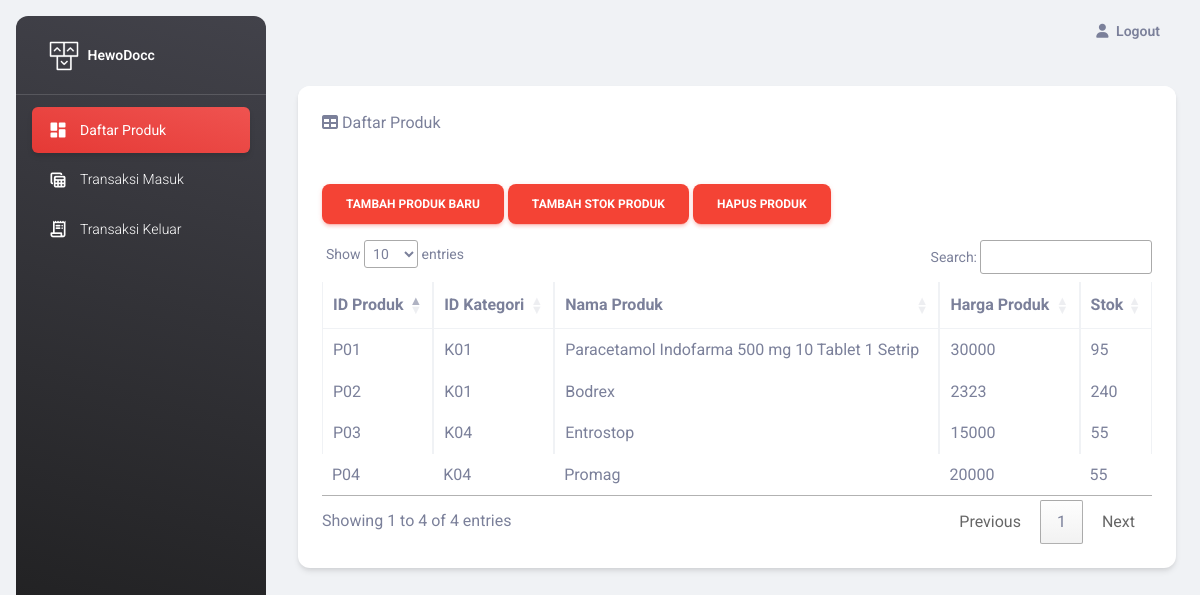
The app's page /pages/dbAdmin.php (signed in) with its own data.
### tables this page shows
CREATE TABLE `produk` (
  `idProduk` varchar(11) NOT NULL,
  `idType` varchar(11) NOT NULL,
  `nama` varchar(50) NOT NULL,
  `harga` int(11) NOT NULL,
  `stok` int(11) NOT NULL,
  `gambar` varchar(255) NOT NULL
);

### pages/dbAdmin.php (the view, shortened to what this page needs)
<?php
require 'fungsiadmin.php';
?>
<!DOCTYPE html>
<html lang="en">
<head>
  <link href="../assets/css/nucleo-icons.css" rel="stylesheet" />
  <link href="../assets/css/nucleo-svg.css" rel="stylesheet" />
  <link id="pagestyle" href="../assets/css/material-dashboard.css?" rel="stylesheet" />
  <link rel="stylesheet" type="text/css" href="https://cdn.datatables.net/1.11.3/css/jquery.dataTables.css">
</head>
<body class="g-sidenav-show  bg-gray-200">
  <aside
    class="sidenav navbar navbar-vertical navbar-expand-xs border-0 border-radius-xl my-3 fixed-start ms-3   bg-gradient-dark"
    id="sidenav-main">
    <div class="sidenav-header">
      <a class="navbar-brand m-0" href="#" target="_blank">
        <img src="../assets/img/logo-ct.png" class="navbar-brand-img h-100" alt="main_logo">
        <span class="ms-1 font-weight-bold text-white">HewoDocc</span>
      </a>
    </div>
    <hr class="horizontal light mt-0 mb-2">
    <div class="collapse navbar-collapse  w-auto  max-height-vh-100" id="sidenav-collapse-main">
      <ul class="navbar-nav">
        <li class="nav-item">
          <a class="nav-link text-white active bg-gradient-danger" href="../pages/dbAdmin.php">
            <div class="text-white text-center me-2 d-flex align-items-center justify-content-center">
              <i class="material-icons opacity-10">dashboard</i>
            </div>
            <span class="nav-link-text ms-1">Daftar Produk</span>
          </a>
        </li>
        <li class="nav-item">
          <a class="nav-link text-white " href="../pages/masuk.php">
            <div class="text-white text-center me-2 d-flex align-items-center justify-content-center">
              <i class="material-icons opacity-10">table_view</i>
            </div>
            <span class="nav-link-text ms-1">Transaksi Masuk</span>
          </a>
        </li>
        <li class="nav-item">
          <a class="nav-link text-white " href="../pages/keluar.php">
            <div class="text-white text-center me-2 d-flex align-items-center justify-content-center">
              <i class="material-icons opacity-10">receipt_long</i>
            </div>
            <span class="nav-link-text ms-1">Transaksi Keluar</span>
          </a>
        </li>
      </ul>
    </div>
  </aside>
  <main class="main-content position-relative max-height-vh-100 h-100 border-radius-lg ">
    <nav class="navbar navbar-main navbar-expand-lg px-0 mx-4 shadow-none border-radius-xl" id="navbarBlur"
      navbar-scroll="true">
      <div class="container-fluid py-1 px-3">
        <div class="collapse navbar-collapse mt-sm-0 mt-2 me-md-0 me-sm-4" id="navbar">
          <ul class="navbar-nav  justify-content-end">
            <li class="nav-item d-flex align-items-center">
              <a href="logoutAdmin.php" href="javascript:;" class="nav-link text-body font-weight-bold px-0">
                <i class="fa fa-user me-sm-1"></i>
                <span class="d-sm-inline d-none">Logout</span>
              </a>
            </li>
          </ul>
        </div>
      </div>
    </nav>
    <div class="container-fluid py-4">
      <div class="card mb-4">
        <div class="card-header">
          <i class="fas fa-table mr-1"></i>
          Daftar Produk
        </div>
        <div class="card-body">
          <button type="button" class="btn btn-danger" data-toggle="modal" data-target="#exampleModalCenter">
            Tambah Produk Baru
          </button>
          <button type="button" class="btn btn-danger" data-toggle="modal" data-target="#exampleModalCenter2">
            Tambah Stok Produk
          </button>
          <button type="button" class="btn btn-danger" data-toggle="modal" data-target="#exampleModalCenter3">
            Hapus Produk
          </button>
          <div class="table-responsive">
            <table class="table table-bordered" id="dataTable" width="100%" cellspacing="0">
              <thead>
                <tr>
                  <th>ID Produk</th>
                  <th>ID Kategori</th>
                  <th>Nama Produk</th>
                  <th>Harga Produk</th>
                  <th>Stok</th>
                </tr>
              </thead>
              <tbody>
                <?php
                  $ambilProduk = mysqli_query($conn,"SELECT * FROM produk");
                  while($fetchArray = mysqli_fetch_array($ambilProduk)){
                ?>
                <tr>
                  <td><?= $fetchArray['idProduk'] ?></td>
                  <td><?= $fetchArray['idType'] ?></td>
                  <td><?= $fetchArray['nama'] ?></td>
                  <td><?= $fetchArray['harga'] ?></td>
                  <td><?= $fetchArray['stok'] ?></td>
                </tr>
                <?php
                  }
                ?>
              </tbody>
            </table>
          </div>
        </div>
      </div>
    </div>
  </main>
</body>
</html>

### records on screen
produk: idProduk "P01", idType "K01", nama "Paracetamol Indofarma 500 mg 10 Tablet 1 Setrip", harga "30000", stok "95"
produk: idProduk "P02", idType "K01", nama "Bodrex", harga "2323", stok "240"
produk: idProduk "P03", idType "K04", nama "Entrostop", harga "15000", stok "55"
produk: idProduk "P04", idType "K04", nama "Promag", harga "20000", stok "55"
